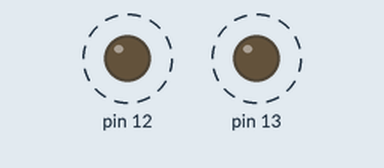
This sketch was run on a simulated Arduino Uno, built with avr-gcc and run on an emulated ATmega328P. Shown: output pins drawn as LEDs (lit = HIGH). Dashed ring = blinking.

Above: at 0.6 s.
Timing chart, 0 to 5.5 s (numbered marks = the images above):
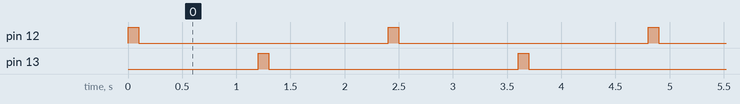

The sketch:

Basic_Test.ino
```cpp
int x = 12;
void setup() {

  pinMode(12, OUTPUT);
  pinMode(13, OUTPUT);
}

void toggle(int y) {


  digitalWrite(y, HIGH);
  delay(100);
  digitalWrite(y, LOW);
  delay(100);


}

void loop() {

  toggle(12);
  delay(1000);
  toggle(13);
  delay(1000);

}
```

Measured:
- by itself, pin 12, pin 13: alternates HIGH for 0.10 s and LOW for 2.3 s
- by itself, everything shown: repeats every 2.4 s, in 4 steps
